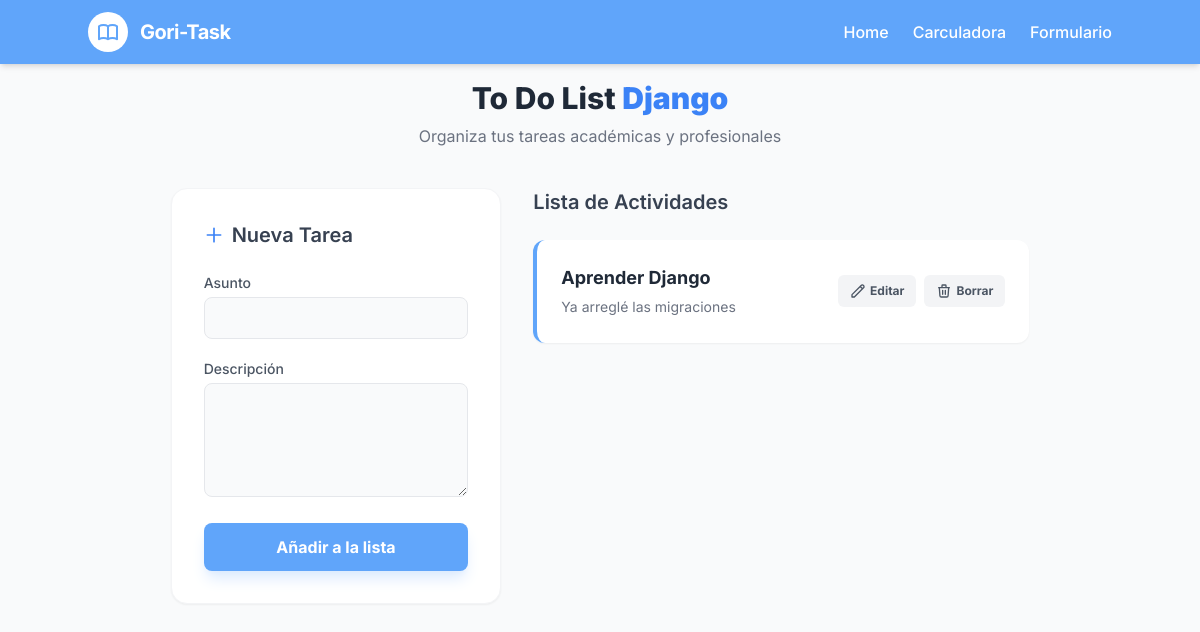
Before: /todolist/ with the older database file.
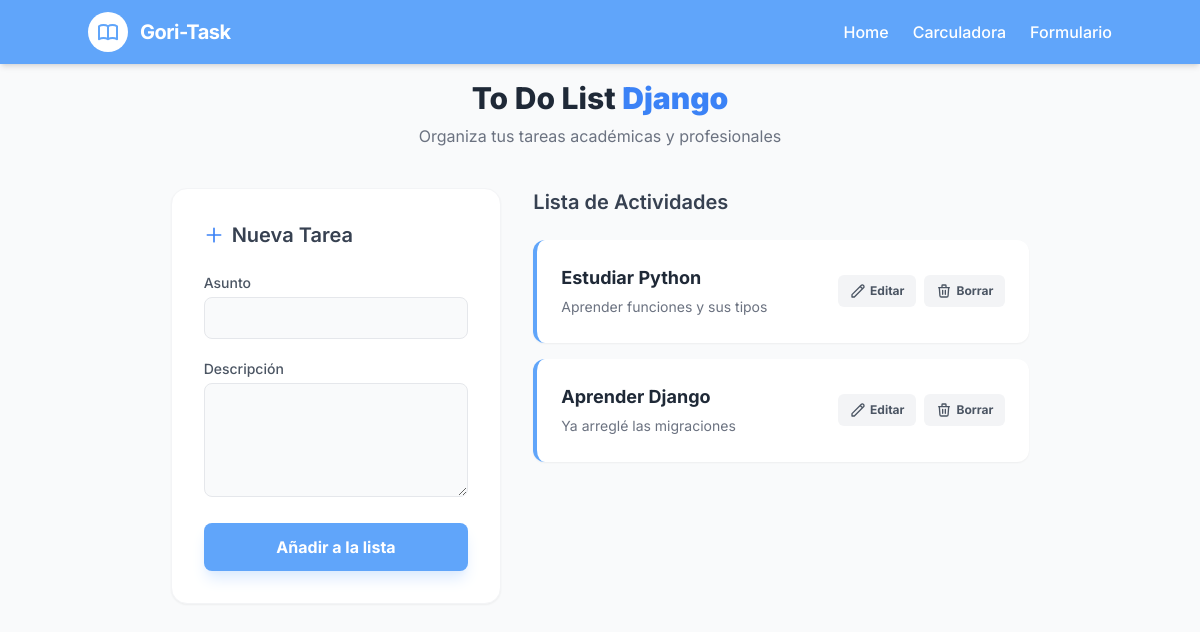
After: the same page with the newer database file.
### components/todolist/models.py (models this page shows, shortened)
class task(models.Model):
    subject = models.CharField(max_length=50)
    description = models.CharField(max_length=250)

### components/todolist/views.py (the view)
# urls.py: path('', views.todolist, name='todolist'),
def todolist(request):
    db_data = task.objects.all()
    context = {
        'db_data': db_data[::-1],
        'update': None
    }
    return render(request, 'todolist/todolist.html', context)

### components/todolist/templates/todolist/todolist.html (shortened to what this page needs)
<!DOCTYPE html>
<html lang="es">
<head>
    <script src="https://cdn.tailwindcss.com"></script>
</head>
<body class="bg-gray-50 min-h-screen">
    <header class="bg-blue-400 p-3 shadow-md mb-4">
        <nav class="container mx-auto flex items-center justify-between">
            <div class="flex items-center space-x-3">
                <div class="bg-white p-1 rounded-full">
                  <div class="bg-white p-1 rounded-full text-blue-400">
                </div>
                </div>
                <span class="text-white text-xl font-bold tracking-tight">Gori-Task</span>
            </div>
            <ul class="flex space-x-6 list-none">
                <li>
                    <a href="/" class="text-white transition-colors duration-300 hover:text-gray-200 font-medium">
                        Home
                    </a>
                </li>
                <li>
                    <a href="/carculadora" class="text-white transition-colors duration-300 hover:text-gray-200 font-medium">
                        Carculadora
                    </a>
                </li>
                <li>
                    <a href="/formulario" class="text-white transition-colors duration-300 hover:text-gray-200 font-medium">
                        Formulario
                    </a>
                </li>
            </ul>
        </nav>
    </header>
    <main class="container mx-auto px-4">
        <div class="text-center mb-10">
            <h1 class="text-3xl font-extrabold text-gray-800">To Do List <span class="text-blue-500 font-black">Django</span></h1>
            <p class="text-gray-500 mt-2">Organiza tus tareas académicas y profesionales</p>
        </div>
        <div class="flex flex-col lg:flex-row gap-8 justify-center items-start">
            <div class="w-full lg:w-1/3 bg-white rounded-2xl shadow-sm border border-gray-100 p-8 sticky top-10">
                <h2 class="text-xl font-semibold text-gray-700 mb-6 flex items-center gap-2">
                    {% if update %}
                        <svg class="w-5 h-5 text-blue-500" fill="none" stroke="currentColor" viewBox="0 0 24 24"><path stroke-linecap="round" stroke-linejoin="round" stroke-width="2" d="M11 5H6a2 2 0 00-2 2v11a2 2 0 002 2h11a2 2 0 002-2v-5m-1.414-9.414a2 2 0 112.828 2.828L11.828 15H9v-2.828l8.586-8.586z"></path></svg>
                        Actualizar Tarea
                    {% else %}
                        <svg class="w-5 h-5 text-blue-500" fill="none" stroke="currentColor" viewBox="0 0 24 24"><path stroke-linecap="round" stroke-linejoin="round" stroke-width="2" d="M12 4v16m8-8H4"></path></svg>
                        Nueva Tarea
                    {% endif %}
                </h2>
                <form method="post" action="{% if update %}{% url 'update' %}{% else %}{% url 'insert' %}{% endif %}" class="space-y-5">
                    <div>
                        <label for="subject" class="block text-sm font-medium text-gray-600 mb-1">Asunto</label>
                        <input type="text" value="{{ update.subject }}" name="subject" id="subject" required
                            class="w-full px-4 py-2 bg-gray-50 border border-gray-200 rounded-lg focus:ring-2 focus:ring-blue-400 focus:bg-white outline-none transition-all">
                    </div>
                    <div>
                        <label for="description" class="block text-sm font-medium text-gray-600 mb-1">Descripción</label>
                        <textarea name="description" id="description" rows="4" required
                            class="w-full px-4 py-2 bg-gray-50 border border-gray-200 rounded-lg focus:ring-2 focus:ring-blue-400 focus:bg-white outline-none transition-all">{{ update.description }}</textarea>
                    </div>
                    {% if update %}
                        <input type="hidden" name="id" value="{{ update.id }}" />
                        <button type="submit" class="w-full bg-blue-500 hover:bg-blue-600 text-white font-bold py-3 rounded-lg shadow-lg shadow-blue-200 transition-all transform active:scale-95">
                            Actualizar Tarea
                        </button>
                        <a href="{% url 'todolist' %}" class="block text-center text-sm text-gray-400 hover:text-gray-600 mt-4 underline">Cancelar edición</a>
                    {% else %}
                        <button type="submit" class="w-full bg-blue-400 hover:bg-blue-500 text-white font-bold py-3 rounded-lg shadow-lg shadow-blue-100 transition-all transform active:scale-95">
                            Añadir a la lista
                        </button>
                    {% endif %}
                </form>
            </div>
            <div class="w-full lg:w-1/2 space-y-4">
                <h2 class="text-xl font-semibold text-gray-700 mb-6">Lista de Actividades</h2>
                {% for data in db_data %}
                <div class="group bg-white p-6 rounded-xl shadow-sm border-l-4 border-blue-400 flex flex-col md:flex-row md:items-center justify-between hover:shadow-md transition-all">
                    <div class="space-y-1">
                        <h3 class="text-lg font-bold text-gray-800">{{ data.subject }}</h3>
                        <p class="text-gray-500 text-sm leading-relaxed">{{ data.description }}</p>
                    </div>
                    <div class="flex items-center gap-2 mt-4 md:mt-0 md:ml-4">
                        <a href="{% url 'update_form' data.id %}"
                            class="flex items-center gap-1 bg-gray-100 hover:bg-blue-100 text-gray-600 hover:text-blue-600 px-3 py-2 rounded-md text-xs font-bold transition-colors">
                            <svg class="w-4 h-4" fill="none" stroke="currentColor" viewBox="0 0 24 24"><path stroke-linecap="round" stroke-linejoin="round" stroke-width="2" d="M15.232 5.232l3.536 3.536m-2.036-5.036a2.5 2.5 0 113.536 3.536L6.5 21.036H3v-3.572L16.732 3.732z"></path></svg>
                            Editar
                        </a>
                        <a href="{% url 'delete' data.id %}"
                            class="flex items-center gap-1 bg-gray-100 hover:bg-red-100 text-gray-600 hover:text-red-600 px-3 py-2 rounded-md text-xs font-bold transition-colors">
                            <svg class="w-4 h-4" fill="none" stroke="currentColor" viewBox="0 0 24 24"><path stroke-linecap="round" stroke-linejoin="round" stroke-width="2" d="M19 7l-.867 12.142A2 2 0 0116.138 21H7.862a2 2 0 01-1.995-1.858L5 7m5 4v6m4-6v6m1-10V4a1 1 0 00-1-1h-4a1 1 0 00-1 1v3M4 7h16"></path></svg>
                            Borrar
                        </a>
                    </div>
                </div>
                {% empty %}
                <div class="text-center py-20 bg-gray-100 rounded-2xl border-2 border-dashed border-gray-200 text-gray-400">
                    <p>No tienes tareas pendientes. ¡Buen trabajo!</p>
                </div>
                {% endfor %}
            </div>
        </div>
    </main>
</body>
</html>

### components/todolist/templates/todolist/todolist.html (style rules this page uses)
body { font-family: 'Inter', sans-serif; }

Changed rows visible on the page:
added task: subject "Estudiar Python", description "Aprender funciones y sus tipos"
